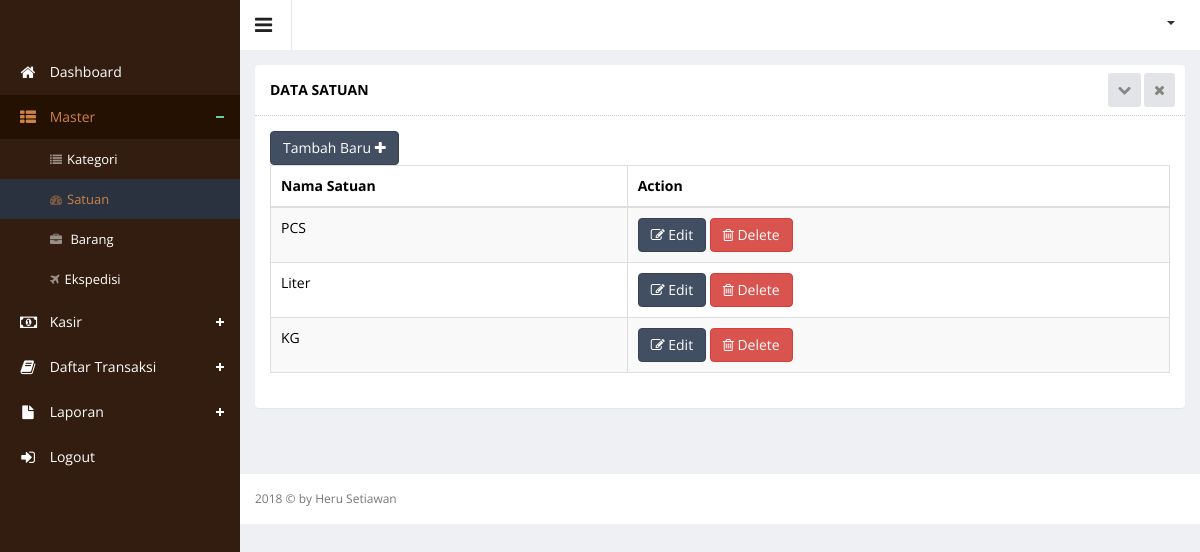
Page /index.php?hal=master/satuan/list (signed in) on the committed database.
### tables this page shows
CREATE TABLE `satuan` (
  `id_satuan` int(5) NOT NULL,
  `nmsatuan` varchar(50) NOT NULL
);

### master/satuan/list.php (the view, shortened to what this page needs)
<div class="wrapper">
    <div class="row">
        <div class="col-sm-12">
            <section class="panel">
                <header class="panel-heading">
                    Data Satuan
                    <span class="tools pull-right">
                        <a href="javascript:;" class="fa fa-chevron-down"></a>
                        <a href="javascript:;" class="fa fa-times"></a>
                     </span>
                </header>
                <div class="panel-body">
                    <div class="adv-table editable-table ">
                        <div class="clearfix">
                            <div class="btn-group">
                                <a href="?hal=master/satuan/add">
                                    <button data-toggle="modal" class="btn btn-primary">
                                        Tambah Baru <i class="fa fa-plus"></i>
                                    </button>
                                </a>
                            </div>
                        </div>
                        <table class="table table-striped table-hover table-bordered" id="editable-sample">
                            <thead>
                            <tr>
                                <th>Nama Satuan</th>
                                <th>Action</th>
                            </tr>
                            </thead>
                            <tbody>
                            <?php
                            $querySatuan = $connect->query("SELECT * FROM satuan ORDER BY id_satuan DESC");
                            while ($rowSatuan = mysqli_fetch_array($querySatuan)) {
                                ?>
                                <tr class="">
                                    <td><?php echo $rowSatuan['nmsatuan']; ?></td>
                                    <td>
                                        <a href="?hal=master/satuan/edit&id=<?php echo $rowSatuan['id_satuan']; ?>">
                                            <button class="btn btn-primary" type="submit"><i class="fa fa-edit"></i>
                                                Edit
                                            </button>
                                        </a>
                                        <a href="?hal=master/satuan/list&hapus=<?php echo $rowSatuan['id_satuan']; ?>">
                                            <button class="btn btn-danger" type="submit" name="hapus"><i
                                                        class="fa fa-trash-o"></i> Delete
                                            </button>
                                        </a>
                                    </td>
                                </tr>
                            <?php } ?>
                            </tbody>
                        </table>
                    </div>
                </div>
            </section>
        </div>
    </div>
</div>

### rows in the picture
satuan: nmsatuan "PCS"
satuan: nmsatuan "Liter"
satuan: nmsatuan "KG"
